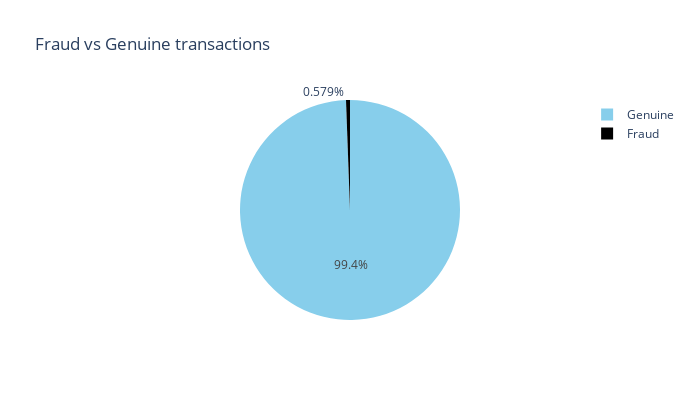

Here is the notebook cell this chart was saved with:
### Markdown cell above
### Data imbalance check

### Code cell
fig = px.pie(values=train_df['is_fraud'].value_counts(), names=["Genuine","Fraud"] , width=700, height=400, color_discrete_sequence=["skyblue","black"]
             ,title="Fraud vs Genuine transactions")
fig.show()

### Figure 1 — Plotly figure (JSON) as saved in the notebook; plotly's stock layout.template omitted (floating-point values rounded to 4 significant figures)
{"data": [{"domain": {"x": [0, 1], "y": [0, 1]}, "hovertemplate": "label=%{label}<br>value=%{value}<extra></extra>", "labels": ["Genuine", "Fraud"], "legendgroup": "", "name": "", "showlegend": true, "type": "pie", "values": [1289169, 7506]}], "layout": {"height": 400, "legend": {"tracegroupgap": 0}, "piecolorway": ["skyblue", "black"], "title": {"text": "Fraud vs Genuine transactions"}, "width": 700}}
